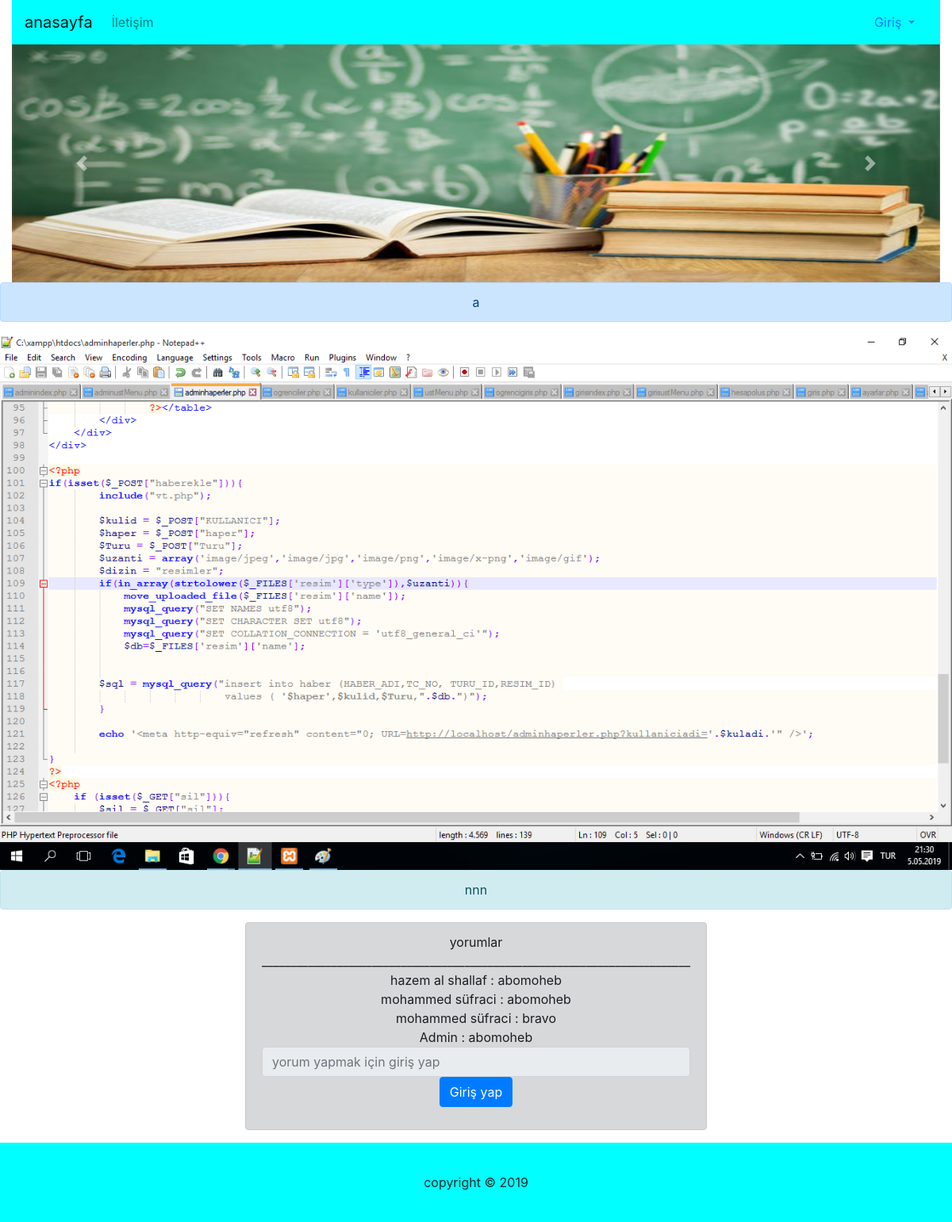
Screenshot of /anahaber.php?haberid=32 with the database file from the repository.
### tables this page shows
CREATE TABLE `haber` (
  `HABER_ID` int(11) NOT NULL,
  `unvan` varchar(50) NOT NULL,
  `HABER_ADI` varchar(10000) NOT NULL,
  `TC_NO` int(11) DEFAULT NULL,
  `OGRENCI_NO` int(11) DEFAULT NULL,
  `TURU_ID` int(11) NOT NULL,
  `RESIM_ID` varchar(1024) DEFAULT NULL
);

CREATE TABLE `yorum` (
  `YORUM_ID` int(11) NOT NULL,
  `YORUM` varchar(500) NOT NULL,
  `HABER_ID` int(11) NOT NULL,
  `OGRENCI_NO` int(11) DEFAULT NULL,
  `TC_NO` int(11) DEFAULT NULL,
  `E_POSTA` varchar(50) DEFAULT NULL
);

CREATE TABLE `ogrenci` (
  `OGRENCI_NO` int(11) NOT NULL,
  `SIFRE` varchar(50) NOT NULL,
  `E_POSTA` varchar(50) NOT NULL,
  `OGRENCI_ADI` varchar(20) NOT NULL,
  `OGRENCI_SOYADI` varchar(20) NOT NULL,
  `TELEFON` varchar(12) NOT NULL,
  `BOLUM_ID` int(11) NOT NULL
);

### anahaber.php (the view, shortened to what this page needs)
<?php include("header.php"); ?>
<?php include("ustMenu.php"); ?>
<?php include("slider.php"); ?>
		<?php
	$haberid = $_GET["haberid"];
	echo'<div class="row">';
	$sql = mysql_query("select
				 *
			from haber where HABER_ID = $haberid ");
			while($dizi = mysql_fetch_array($sql))
				{
		echo '
		<div class="col-12">
		 <div align="center">
		 <div class="alert alert-primary" role="alert">
			'.$dizi["unvan"].'
			</div>
			<img src="resimler/'.$dizi["RESIM_ID"].'" width="1350" height="50" class="img-fluid" alt="Responsive image">
			<div class="alert alert-info" role="alert">
			'.$dizi["HABER_ADI"].'
			</div>';
				$haberid = $dizi["HABER_ID"];
				$sql1 = mysql_query("select
				y.YORUM_ID,y.YORUM,y.HABER_ID,o.OGRENCI_ADI,o.OGRENCI_SOYADI
				from yorum y inner join ogrenci o
				on y.OGRENCI_NO=o.OGRENCI_NO where y.HABER_ID = $haberid  ");
				echo'<ul class="nav justify-content-center">
	<div class="alert alert-dark" role="alert">
		yorumlar';
				echo'<br>';
				echo '__________________________________________________________________________';
				echo'<br>';
			while($diz = mysql_fetch_array($sql1))
				{
					echo" ",$diz["OGRENCI_ADI"]," ",$diz["OGRENCI_SOYADI"]," : ", $diz["YORUM"];
					echo'<br>';
				}
				$sql3 = mysql_query("select
				y.YORUM_ID,y.YORUM,y.HABER_ID,k.KULLANICI_ADI
				from yorum y inner join kullanici k
				on y.TC_NO=k.TC_NO where y.HABER_ID = $haberid ");
			while($diz = mysql_fetch_array($sql3))
				{
					echo" Admin : ", $diz["YORUM"];
					echo'<br>';
				}
	}echo '
	<form action="" method="POST">
				<div class="form-group">
					<input type="text" class="form-control" name="yorum" placeholder="yorum yapmak için giriş yap" disabled>
					<input type="submit" class="btn btn-primary" name="giris" value="Giriş yap"/>
				</div>
				</form>
	</div>
</ul>
			</div>
		</div>
	</div>';?>
<?php include("footer.php"); ?>

### stil/stil.css (style rules this page uses)
body { margin: 0 auto ; }

### rows the page displays
haber: unvan "a", RESIM_ID (picture), HABER_ADI "nnn"
yorum: ogrenci.OGRENCI_ADI "hazem", ogrenci.OGRENCI_SOYADI "al shallaf", YORUM "abomoheb"
yorum: ogrenci.OGRENCI_ADI "mohammed", ogrenci.OGRENCI_SOYADI "süfraci", YORUM "abomoheb"
yorum: ogrenci.OGRENCI_ADI "mohammed", ogrenci.OGRENCI_SOYADI "süfraci", YORUM "bravo"
yorum: YORUM "abomoheb"
